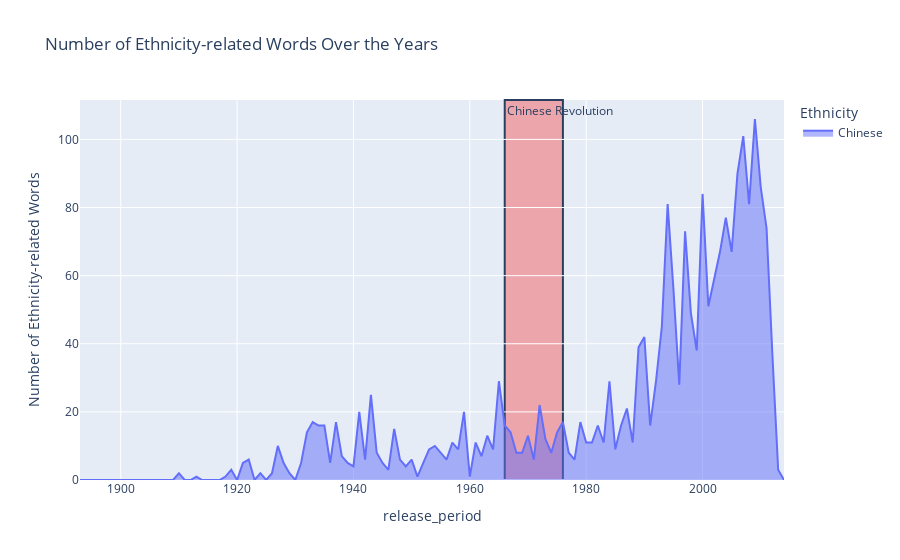

Notebook source saved alongside this figure:
### Code cell
ethnicities=['Chinese']
plot_occurrences(df_sum, ethmerged, ethnicities, 1,[('1966','1976', 'Chinese Cultural Revolution')])

### Figure 1 — Plotly figure (JSON) as saved in the notebook; plotly's stock layout.template omitted (floating-point values rounded to 4 significant figures)
{"data": [{"fillpattern": {"shape": ""}, "hovertemplate": "Ethnicity=Chinese<br>release_period=%{x}<br>Number of Ethnicity-related Words=%{y}<extra></extra>", "legendgroup": "Chinese", "line": {"color": "#636efa"}, "marker": {"symbol": "circle"}, "mode": "lines", "name": "Chinese", "orientation": "v", "showlegend": true, "stackgroup": "1", "type": "scatter", "x": [1893, 1894, 1895, 1896, 1897, 1898, 1899, 1900, 1901, 1902, 1903, 1904, 1905, 1906, 1907, 1908, 1909, 1910, 1911, 1912, 1913, 1914, 1915, 1916, 1917, 1918, 1919, 1920, 1921, 1922, 1923, 1924, 1925, 1926, 1927, 1928, 1929, 1930, 1931, 1932, 1933, 1934, 1935, 1936, 1937, 1938, 1939, 1940, 1941, 1942, 1943, 1944, 1945, 1946, 1947, 1948, 1949, 1950, 1951, 1952, 1953, 1954, 1955, 1956, 1957, 1958, 1959, 1960, 1961, 1962, 1963, 1964, 1965, 1966, 1967, 1968, 1969, 1970, 1971, 1972, 1973, 1974, 1975, 1976, 1977, 1978, 1979, 1980, 1981, 1982, 1983, 1984, 1985, 1986, 1987, 1988, 1989, 1990, 1991, 1992, 1993, 1994, 1995, 1996, 1997, 1998, 1999, 2000, 2001, 2002, 2003, 2004, 2005, 2006, 2007, 2008, 2009, 2010, 2011, 2012, 2013, 2014], "xaxis": "x", "y": [0, 0, 0, 0, 0, 0, 0, 0, 0, 0, 0, 0, 0, 0, 0, 0, 0, 2, 0, 0, 1, 0, 0, 0, 0, 1, 3, 0, 5, 6, 0, 2, 0, 2, 10, 5, 2, 0, 5, 14, 17, 16, 16, 5, 17, 7, 5, 4, 20, 6, 25, 8, 5, 3, 15, 6, 4, 6, 1, 5, 9, 10, 8, 6, 11, 9, 20, 1, 11, 7, 13, 9, 29, 16, 14, 8, 8, 13, 6, 22, 12, 8, 14, 17, 8, 6, 17, 11, 11, 16, 11, 29, 9, 16, 21, 11, 39, 42, 16, 29, 45, 81, 56, 28, 73, 49, 38, 84, 51, 59, 67, 77, 67, 90, 101, 81, 106, 86, 74, 37, 3, 0], "yaxis": "y"}], "layout": {"annotations": [{"showarrow": false, "text": "Chinese Revolution", "x": "1966", "xanchor": "left", "xref": "x", "y": 1, "yanchor": "top", "yref": "y domain"}], "legend": {"title": {"text": "Ethnicity"}, "tracegroupgap": 0}, "shapes": [{"fillcolor": "rgba(255, 0, 0, 0.3)", "layer": "below", "type": "rect", "x0": "1966", "x1": "1976", "xref": "x", "y0": 0, "y1": 1, "yref": "y domain"}], "title": {"text": "Number of Ethnicity-related Words Over the Years "}, "xaxis": {"anchor": "y", "domain": [0, 1], "title": {"text": "release_period"}}, "yaxis": {"anchor": "x", "domain": [0, 1], "title": {"text": "Number of Ethnicity-related Words"}}}}
